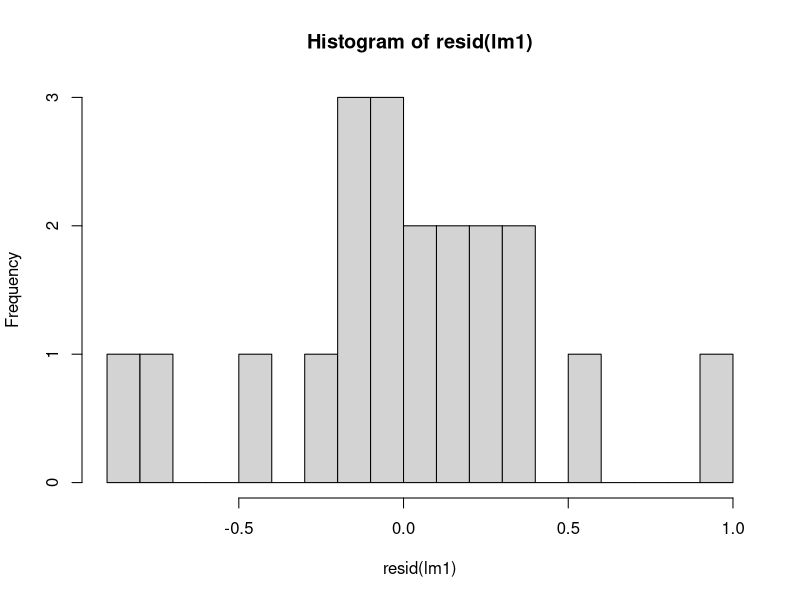
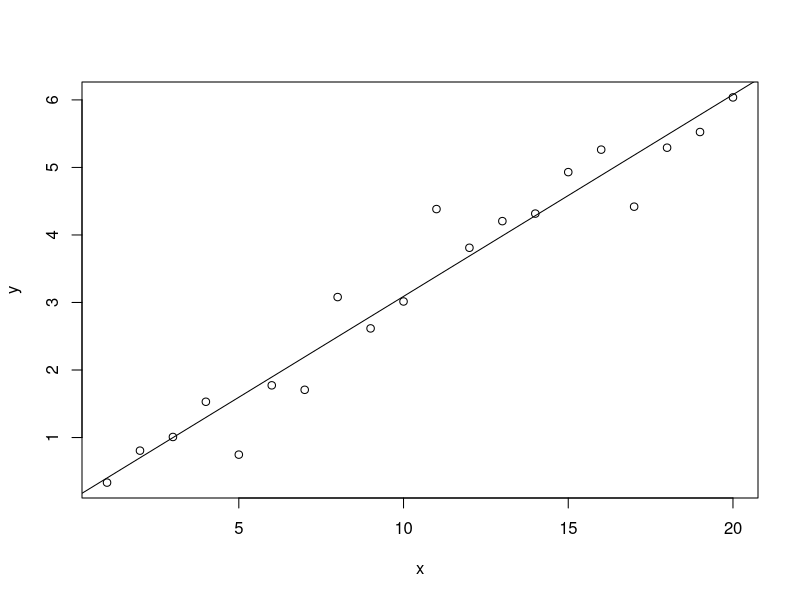
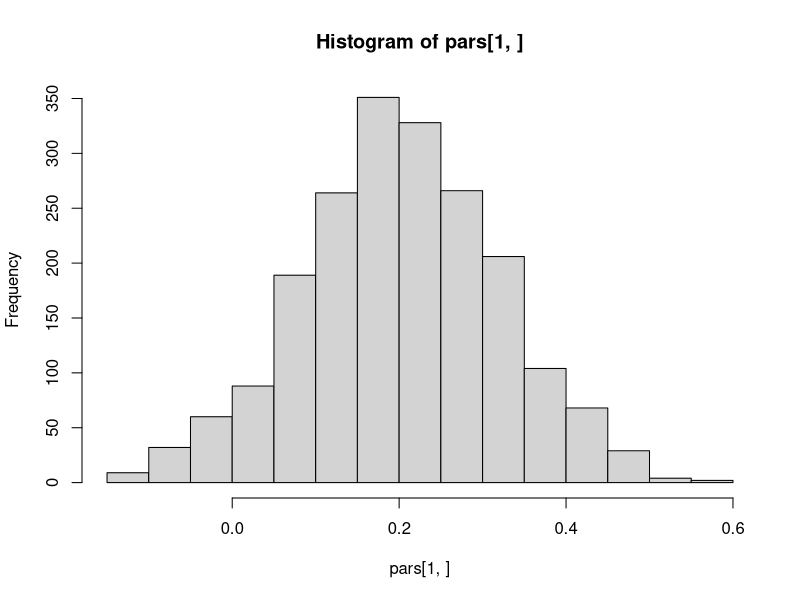
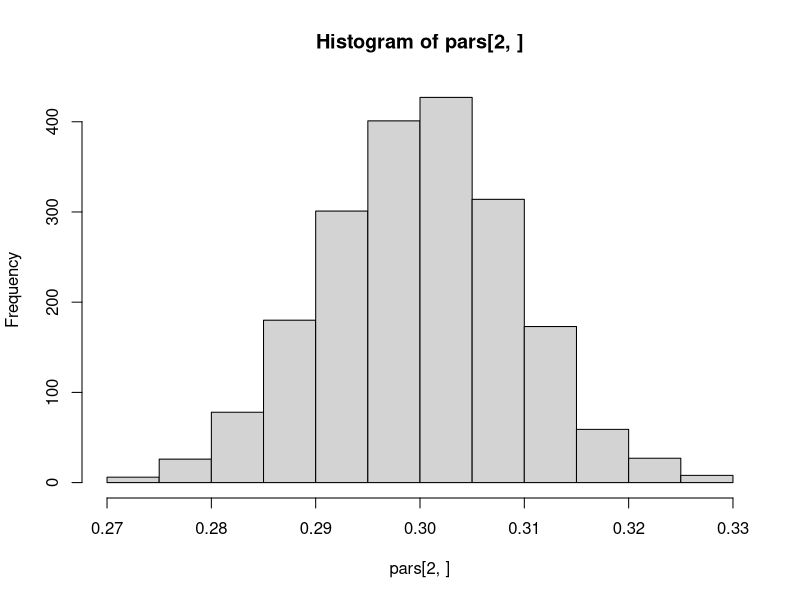
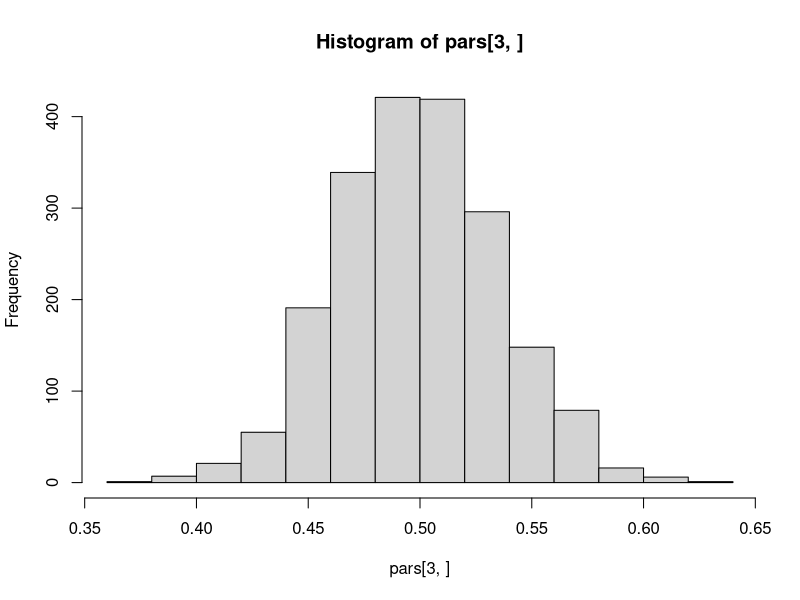
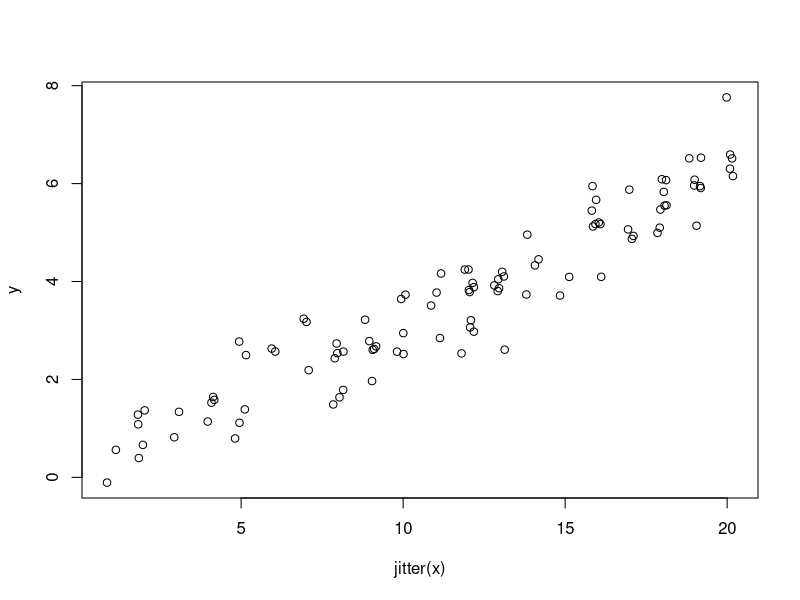
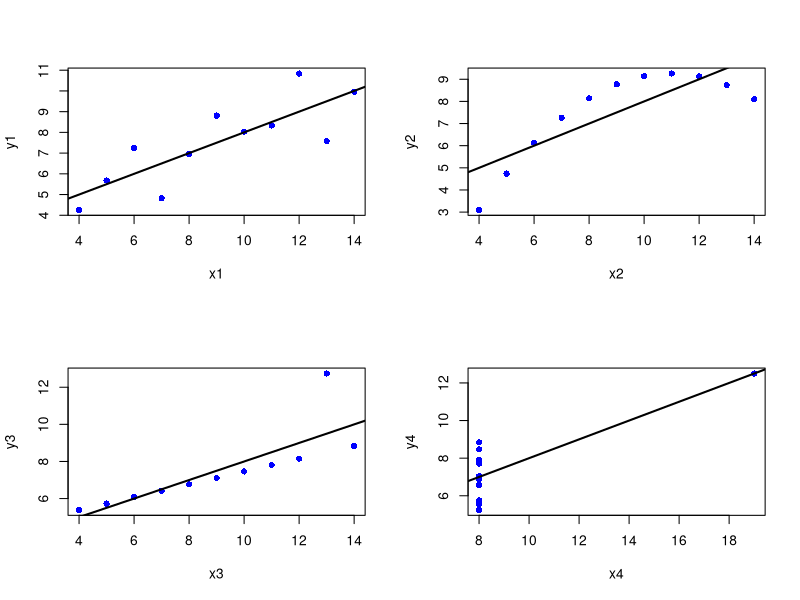
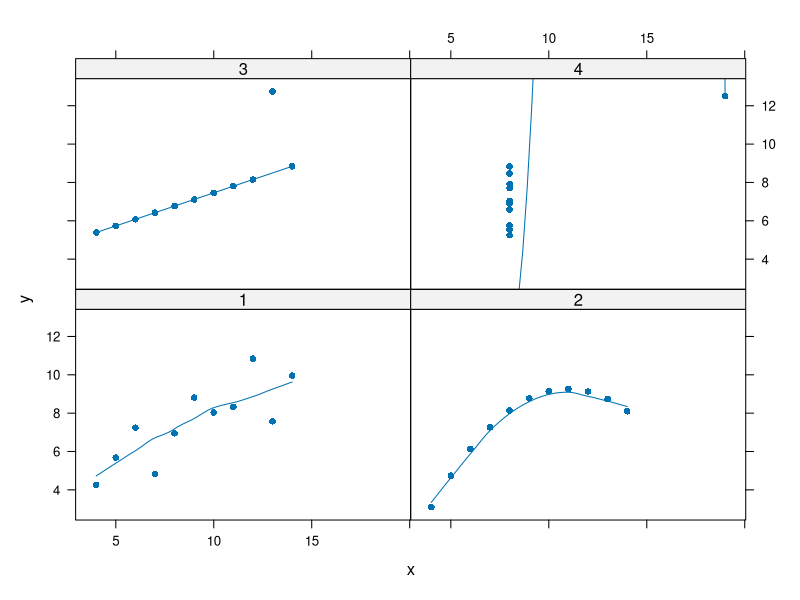

Recreate these plots in R, in order.
# session1.R
#
# content: (1) Exercise 1
#          (2) Exercise 2
#          (3) Anscombe
#
# input: --
# output: anscombe.pdf
#
# last mod: Oct/24/2022, NU

library(lattice)

setwd("C:/Users/nwickelmaier/Nextcloud/Documents/teaching/regression/01_regression/figures/")

#--------------- (1) Exercise 1 ---------------

x <- 1:20
n <- length(x)
a <- 0.2
b <- 0.3
sigma <- 0.5
y <- 0.2 + 0.3*x + rnorm(n, sd=sigma)

dat <- data.frame(x, y)

lm1 <- lm(y ~ x, dat)
summary(lm1)

mean(resid(lm1))
sd(resid(lm1))
hist(resid(lm1), breaks=15)

# plot data
plot(y ~ x, dat)
abline(lm1)

#--------------- (2) Exercise 2 ---------------

n <- 100 # 40
x0 <- 1:20
x <- sample(x0, n, replace=TRUE)
a <- 0.2
b <- 0.3
sigma <- 0.5
y <- 0.2 + 0.3*x + rnorm(n, sd=sigma)

dat <- data.frame(x, y)

pars <- replicate(2000, {
  ysim <- 0.2 + 0.3*x + rnorm(n, sd=sigma)
  lm1 <- lm(ysim ~ x, dat)
  c(coef(lm1), sigma(lm1))
})

rowMeans(pars)
# standard errors
apply(pars, 1, sd)

hist(pars[1, ])
hist(pars[2, ])
hist(pars[3, ])

plot(y ~ jitter(x), dat)

#--------------- (3) Anscombe ---------------

data(anscombe)

lm1 <- lm(y1 ~ x1, anscombe)
lm2 <- lm(y2 ~ x2, anscombe)
lm3 <- lm(y3 ~ x3, anscombe)
lm4 <- lm(y4 ~ x4, anscombe)

rbind(coef(lm1), coef(lm2), coef(lm3), coef(lm4))

par(mfrow=c(2,2))
plot(y1 ~ x1, anscombe, pch=16, col="blue")
abline(lm1, lwd=2)
plot(y2 ~ x2, anscombe, pch=16, col="blue")
abline(lm2, lwd=2)
plot(y3 ~ x3, anscombe, pch=16, col="blue")
abline(lm3, lwd=2)
plot(y4 ~ x4, anscombe, pch=16, col="blue")
abline(lm4, lwd=2)

dat <- reshape(anscombe, direction="long", varying=list(1:4, 5:8),
               timevar="reg", v.names=c("x", "y"))[,-4]

pdf("anscombe.pdf", height=5, width=5.5, pointsize=10)
xyplot(y ~ x | as.factor(reg), dat, pch=16, type=c("p", "r"))
dev.off()

xyplot(y ~ x | as.factor(reg), dat, pch=16, type=c("p", "smooth"))
xyplot(y ~ x | as.factor(reg), dat, pch=16, type=c("p", "spline"))

par(mfrow=c(2,2))
plot(lm1)
plot(lm2)
plot(lm3)
plot(lm4)

